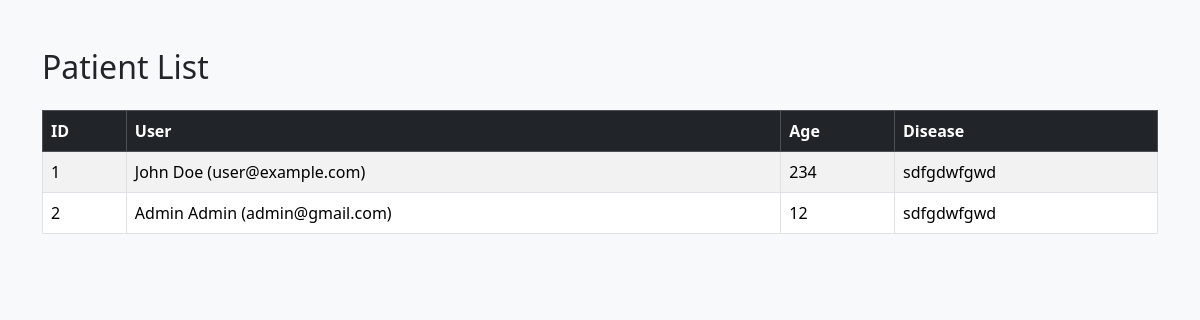
The app's page /pa/patient/, older data.
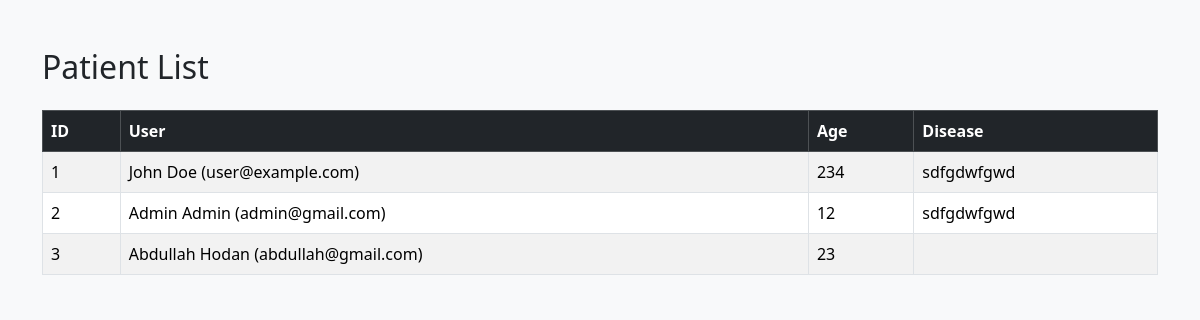
The same page, newer data.
### app1/models/patient_models.py (models this page shows, shortened)
class patient(models.Model):
    user=models.OneToOneField(User,on_delete=models.CASCADE,null=True,blank=True)
    age=models.IntegerField()
    disease=models.CharField(max_length=60)

### app1/models/custome_user.py (models this page shows)
class User(AbstractBaseUser,PermissionsMixin):
    email=models.EmailField(unique=True)
    first_name=models.CharField(max_length=100)
    last_name=models.CharField(max_length=100)
    is_active=models.BooleanField(default=True)
    is_staff=models.BooleanField(default=False)
    objects=CustomUserManager()
    USERNAME_FIELD='email'
    REQUIRED_FIELDS=['first_name','last_name']

### app1/views/patient_views.py (the view)
# urls.py: path('patient/', patient_view, name="patient_list"),
def patient_view(request):
    patients=patient.objects.all()
    return render(request,'patient_list.html',{"patients":patients})

### templates/patient_list.html (shortened to what this page needs)
<!DOCTYPE html>
<html lang="en">
<head>
    <link rel="stylesheet" href="https://cdn.jsdelivr.net/npm/bootstrap@5.3.2/dist/css/bootstrap.min.css">
</head>
<body class="bg-light">
<div class="container mt-5">
    <h2 class="mb-4">Patient List</h2>
    <table class="table table-bordered table-striped">
        <thead class="table-dark">
            <tr>
                <th>ID</th>
                <th>User</th>
                <th>Age</th>
                <th>Disease</th>
            </tr>
        </thead>
        <tbody>
            {% for p in patients %}
            <tr>
                <td>{{ p.id }}</td>
                <td>
                    {% if p.user %}
                        {{ p.user.first_name }} {{ p.user.last_name }} ({{ p.user.email }})
                    {% else %}
                        No User Linked
                    {% endif %}
                </td>
                <td>{{ p.age }}</td>
                <td>{{ p.disease }}</td>
            </tr>
            {% empty %}
            <tr>
                <td colspan="4" class="text-center">No patients found.</td>
            </tr>
            {% endfor %}
        </tbody>
    </table>
</div>
</body>
</html>

Row changes from the older to the newer data that the page shows:
added patient: id "3", user.first_name "Abdullah", user.last_name "Hodan", user.email "abdullah@gmail.com", age "23"
